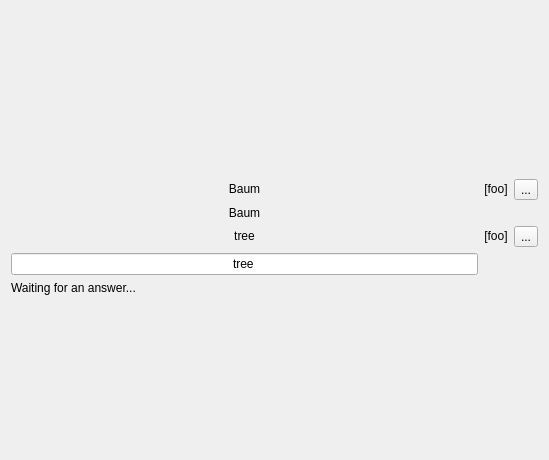
<?xml version="1.0" encoding="UTF-8"?>
<ui version="4.0">
 <class>WrittenPracticeWidget</class>
 <widget class="QWidget" name="WrittenPracticeWidget">
  <property name="geometry">
   <rect>
    <x>0</x>
    <y>0</y>
    <width>549</width>
    <height>460</height>
   </rect>
  </property>
  <layout class="QVBoxLayout" name="verticalLayout">
   <item>
    <spacer name="verticalSpacer_2">
     <property name="orientation">
      <enum>Qt::Vertical</enum>
     </property>
     <property name="sizeHint" stdset="0">
      <size>
       <width>20</width>
       <height>20</height>
      </size>
     </property>
    </spacer>
   </item>
   <item>
    <layout class="QGridLayout" name="gridLayout" columnstretch="1,0,0">
     <item row="0" column="0">
      <widget class="QLabel" name="questionLabel">
       <property name="text">
        <string notr="true">Baum</string>
       </property>
       <property name="alignment">
        <set>Qt::AlignCenter</set>
       </property>
       <property name="wordWrap">
        <bool>true</bool>
       </property>
       <property name="textInteractionFlags">
        <set>Qt::TextSelectableByMouse|Qt::TextSelectableByKeyboard</set>
       </property>
      </widget>
     </item>
     <item row="0" column="1">
      <widget class="QLabel" name="questionPronunciationLabel">
       <property name="text">
        <string notr="true">[foo]</string>
       </property>
       <property name="alignment">
        <set>Qt::AlignCenter</set>
       </property>
       <property name="textInteractionFlags">
        <set>Qt::TextSelectableByMouse|Qt::TextSelectableByKeyboard</set>
       </property>
      </widget>
     </item>
     <item row="0" column="2">
      <widget class="Practice::AudioButton" name="questionSoundButton">
       <property name="text">
        <string notr="true">...</string>
       </property>
       <property name="iconSize">
        <size>
         <width>40</width>
         <height>40</height>
        </size>
       </property>
      </widget>
     </item>
     <item row="1" column="0">
      <widget class="QLabel" name="mixedSolutionLabel">
       <property name="text">
        <string notr="true">Baum</string>
       </property>
       <property name="alignment">
        <set>Qt::AlignCenter</set>
       </property>
       <property name="wordWrap">
        <bool>true</bool>
       </property>
       <property name="textInteractionFlags">
        <set>Qt::TextSelectableByMouse|Qt::TextSelectableByKeyboard</set>
       </property>
      </widget>
     </item>
     <item row="2" column="0">
      <widget class="QLabel" name="solutionLabel">
       <property name="text">
        <string notr="true">tree</string>
       </property>
       <property name="alignment">
        <set>Qt::AlignCenter</set>
       </property>
       <property name="wordWrap">
        <bool>true</bool>
       </property>
       <property name="textInteractionFlags">
        <set>Qt::TextSelectableByMouse|Qt::TextSelectableByKeyboard</set>
       </property>
      </widget>
     </item>
     <item row="2" column="1">
      <widget class="QLabel" name="solutionPronunciationLabel">
       <property name="text">
        <string notr="true">[foo]</string>
       </property>
       <property name="alignment">
        <set>Qt::AlignCenter</set>
       </property>
       <property name="textInteractionFlags">
        <set>Qt::TextSelectableByMouse|Qt::TextSelectableByKeyboard</set>
       </property>
      </widget>
     </item>
     <item row="2" column="2">
      <widget class="Practice::AudioButton" name="solutionSoundButton">
       <property name="text">
        <string notr="true">...</string>
       </property>
       <property name="iconSize">
        <size>
         <width>40</width>
         <height>40</height>
        </size>
       </property>
      </widget>
     </item>
     <item row="3" column="0">
      <layout class="QVBoxLayout" name="synonymList"/>
     </item>
     <item row="4" column="0">
      <widget class="QLineEdit" name="answerEdit">
       <property name="text">
        <string notr="true">tree</string>
       </property>
       <property name="alignment">
        <set>Qt::AlignCenter</set>
       </property>
       <property name="trapEnterKeyEvent" stdset="0">
        <bool>true</bool>
       </property>
      </widget>
     </item>
    </layout>
   </item>
   <item>
    <widget class="QLabel" name="helpLabel">
     <property name="sizePolicy">
      <sizepolicy hsizetype="Preferred" vsizetype="Expanding">
       <horstretch>0</horstretch>
       <verstretch>0</verstretch>
      </sizepolicy>
     </property>
     <property name="text">
      <string notr="true">Waiting for an answer...</string>
     </property>
     <property name="alignment">
      <set>Qt::AlignLeading|Qt::AlignLeft|Qt::AlignTop</set>
     </property>
     <property name="wordWrap">
      <bool>true</bool>
     </property>
    </widget>
   </item>
  </layout>
 </widget>
 <customwidgets>
  <customwidget>
   <class>Practice::AudioButton</class>
   <extends>QToolButton</extends>
   <header>practice/audiobutton.h</header>
  </customwidget>
 </customwidgets>
 <resources/>
 <connections/>
</ui>
